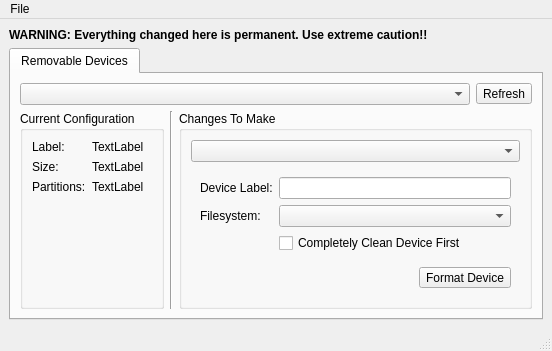
<?xml version="1.0" encoding="UTF-8"?>
<ui version="4.0">
 <class>mainUI</class>
 <widget class="QMainWindow" name="mainUI">
  <property name="geometry">
   <rect>
    <x>0</x>
    <y>0</y>
    <width>552</width>
    <height>338</height>
   </rect>
  </property>
  <property name="windowTitle">
   <string>PC-BSD Device Manager</string>
  </property>
  <property name="windowIcon">
   <iconset resource="pc-devicemanager.qrc">
    <normaloff>:/images/harddrive.png</normaloff>:/images/harddrive.png</iconset>
  </property>
  <widget class="QWidget" name="centralwidget">
   <layout class="QVBoxLayout" name="verticalLayout">
    <item>
     <widget class="QLabel" name="label">
      <property name="font">
       <font>
        <weight>75</weight>
        <bold>true</bold>
       </font>
      </property>
      <property name="text">
       <string>WARNING: Everything changed here is permanent. Use extreme caution!!</string>
      </property>
     </widget>
    </item>
    <item>
     <widget class="QTabWidget" name="tabWidget">
      <property name="currentIndex">
       <number>0</number>
      </property>
      <widget class="QWidget" name="tab_removable">
       <attribute name="title">
        <string>Removable Devices</string>
       </attribute>
       <layout class="QVBoxLayout" name="verticalLayout_3">
        <item>
         <layout class="QHBoxLayout" name="horizontalLayout">
          <item>
           <widget class="QComboBox" name="combo_rd_devices">
            <property name="statusTip">
             <string>Currently attached devices (must be unmounted)</string>
            </property>
           </widget>
          </item>
          <item>
           <widget class="QToolButton" name="tool_rd_refresh">
            <property name="statusTip">
             <string>Refresh the list of available devices</string>
            </property>
            <property name="text">
             <string>Refresh</string>
            </property>
            <property name="icon">
             <iconset resource="pc-devicemanager.qrc">
              <normaloff>:/images/refresh.png</normaloff>:/images/refresh.png</iconset>
            </property>
           </widget>
          </item>
         </layout>
        </item>
        <item>
         <layout class="QHBoxLayout" name="horizontalLayout_2">
          <item>
           <widget class="QGroupBox" name="group_rd_current">
            <property name="sizePolicy">
             <sizepolicy hsizetype="Preferred" vsizetype="Preferred">
              <horstretch>0</horstretch>
              <verstretch>0</verstretch>
             </sizepolicy>
            </property>
            <property name="title">
             <string>Current Configuration</string>
            </property>
            <layout class="QFormLayout" name="formLayout">
             <property name="fieldGrowthPolicy">
              <enum>QFormLayout::ExpandingFieldsGrow</enum>
             </property>
             <item row="0" column="0">
              <widget class="QLabel" name="label_2">
               <property name="text">
                <string>Label:</string>
               </property>
              </widget>
             </item>
             <item row="0" column="1">
              <widget class="QLabel" name="label_rd_label">
               <property name="text">
                <string>TextLabel</string>
               </property>
              </widget>
             </item>
             <item row="1" column="0">
              <widget class="QLabel" name="label_4">
               <property name="text">
                <string>Size:</string>
               </property>
              </widget>
             </item>
             <item row="1" column="1">
              <widget class="QLabel" name="label_rd_size">
               <property name="text">
                <string>TextLabel</string>
               </property>
              </widget>
             </item>
             <item row="2" column="0">
              <widget class="QLabel" name="label_8">
               <property name="text">
                <string>Partitions:</string>
               </property>
              </widget>
             </item>
             <item row="2" column="1">
              <widget class="QLabel" name="label_rd_partitions">
               <property name="text">
                <string>TextLabel</string>
               </property>
              </widget>
             </item>
            </layout>
           </widget>
          </item>
          <item>
           <widget class="Line" name="line">
            <property name="orientation">
             <enum>Qt::Vertical</enum>
            </property>
           </widget>
          </item>
          <item>
           <widget class="QGroupBox" name="group_rd_changes">
            <property name="sizePolicy">
             <sizepolicy hsizetype="Preferred" vsizetype="Preferred">
              <horstretch>0</horstretch>
              <verstretch>0</verstretch>
             </sizepolicy>
            </property>
            <property name="title">
             <string>Changes To Make</string>
            </property>
            <layout class="QVBoxLayout" name="verticalLayout_2">
             <item>
              <widget class="QComboBox" name="combo_rd_changelist">
               <property name="statusTip">
                <string>Available </string>
               </property>
              </widget>
             </item>
             <item>
              <widget class="QStackedWidget" name="stack_rd_changepages">
               <property name="currentIndex">
                <number>0</number>
               </property>
               <widget class="QWidget" name="page_reformat">
                <layout class="QFormLayout" name="formLayout_3">
                 <item row="0" column="0">
                  <widget class="QLabel" name="label_6">
                   <property name="text">
                    <string>Device Label:</string>
                   </property>
                  </widget>
                 </item>
                 <item row="0" column="1">
                  <widget class="QLineEdit" name="line_rd_format_label">
                   <property name="sizePolicy">
                    <sizepolicy hsizetype="Preferred" vsizetype="Fixed">
                     <horstretch>0</horstretch>
                     <verstretch>0</verstretch>
                    </sizepolicy>
                   </property>
                   <property name="inputMethodHints">
                    <set>Qt::ImhDigitsOnly|Qt::ImhLowercaseOnly|Qt::ImhPreferUppercase|Qt::ImhUppercaseOnly</set>
                   </property>
                   <property name="maxLength">
                    <number>11</number>
                   </property>
                  </widget>
                 </item>
                 <item row="1" column="0">
                  <widget class="QLabel" name="label_7">
                   <property name="text">
                    <string>Filesystem:</string>
                   </property>
                  </widget>
                 </item>
                 <item row="1" column="1">
                  <widget class="QComboBox" name="combo_rd_format_fs"/>
                 </item>
                 <item row="2" column="1">
                  <widget class="QCheckBox" name="check_rd_format_cleandev">
                   <property name="text">
                    <string>Completely Clean Device First</string>
                   </property>
                  </widget>
                 </item>
                 <item row="4" column="1">
                  <layout class="QHBoxLayout" name="horizontalLayout_3">
                   <item>
                    <spacer name="horizontalSpacer">
                     <property name="orientation">
                      <enum>Qt::Horizontal</enum>
                     </property>
                     <property name="sizeHint" stdset="0">
                      <size>
                       <width>10</width>
                       <height>20</height>
                      </size>
                     </property>
                    </spacer>
                   </item>
                   <item>
                    <widget class="QToolButton" name="tool_rd_reformatdevice">
                     <property name="text">
                      <string>Format Device</string>
                     </property>
                     <property name="icon">
                      <iconset resource="pc-devicemanager.qrc">
                       <normaloff>:/images/checkmark.png</normaloff>:/images/checkmark.png</iconset>
                     </property>
                     <property name="toolButtonStyle">
                      <enum>Qt::ToolButtonTextBesideIcon</enum>
                     </property>
                    </widget>
                   </item>
                  </layout>
                 </item>
                 <item row="3" column="1">
                  <spacer name="verticalSpacer">
                   <property name="orientation">
                    <enum>Qt::Vertical</enum>
                   </property>
                   <property name="sizeHint" stdset="0">
                    <size>
                     <width>20</width>
                     <height>40</height>
                    </size>
                   </property>
                  </spacer>
                 </item>
                </layout>
               </widget>
               <widget class="QWidget" name="page_2"/>
              </widget>
             </item>
            </layout>
           </widget>
          </item>
         </layout>
        </item>
       </layout>
      </widget>
     </widget>
    </item>
   </layout>
  </widget>
  <widget class="QMenuBar" name="menubar">
   <property name="geometry">
    <rect>
     <x>0</x>
     <y>0</y>
     <width>552</width>
     <height>20</height>
    </rect>
   </property>
   <widget class="QMenu" name="menuFile">
    <property name="title">
     <string>File</string>
    </property>
    <addaction name="actionQuit"/>
   </widget>
   <addaction name="menuFile"/>
  </widget>
  <widget class="QStatusBar" name="statusbar"/>
  <action name="actionQuit">
   <property name="icon">
    <iconset resource="pc-devicemanager.qrc">
     <normaloff>:/images/application-exit.png</normaloff>:/images/application-exit.png</iconset>
   </property>
   <property name="text">
    <string>Quit</string>
   </property>
  </action>
 </widget>
 <resources>
  <include location="pc-devicemanager.qrc"/>
 </resources>
 <connections/>
</ui>
